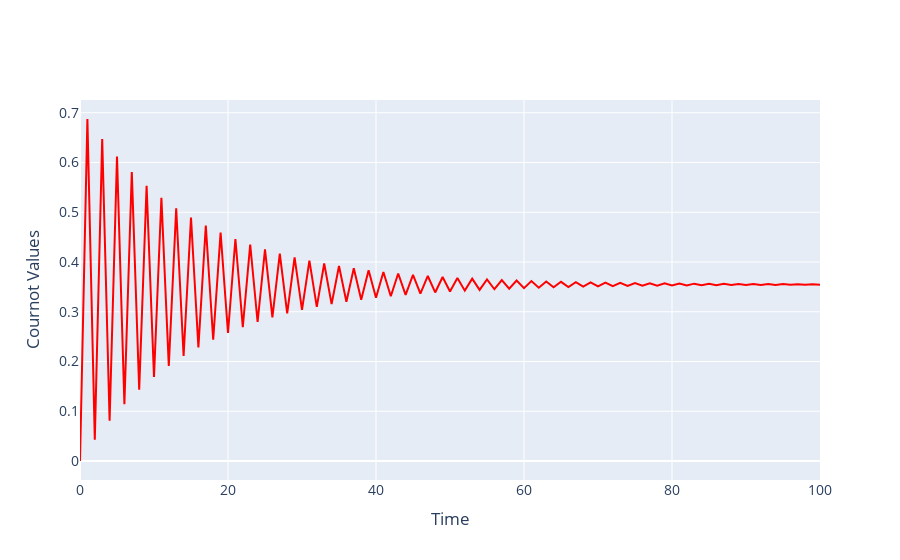

This figure's notebook cell:
### Code cell
c=0.6
pastItCournotValues1 = [0]
pastItCournotValues2 = [0]
pastItCournotValues3 = [0]
pastItCournotValues4 = [0]
for i in range(0, 100):
    pastItCournotValues1.append(max((d-pastItCournotValues2[i] - pastItCournotValues3[i] - pastItCournotValues4[i]) / (2 *(1+c)), 0))
    pastItCournotValues2.append(max((d-pastItCournotValues1[i] - pastItCournotValues3[i] - pastItCournotValues4[i]) / (2 *(1+c)), 0))
    pastItCournotValues3.append(max((d-pastItCournotValues2[i] - pastItCournotValues1[i] - pastItCournotValues4[i]) / (2 *(1+c)), 0))
    pastItCournotValues4.append(max((d-pastItCournotValues2[i] - pastItCournotValues3[i] - pastItCournotValues1[i]) / (2 *(1+c)), 0))


# Create the plot
fig = go.Figure()

# Add trace for Cournot Q1
fig.add_trace(go.Scatter(
    x=np.arange(len(pastItCournotValues1)),
    y=pastItCournotValues1,
    mode='lines',
    line=dict(color='red', width=2),
    marker=dict(symbol='circle', size=8, color='blue'),
    name='Cournot Q1'
))

# Update layout
fig.update_layout(
    xaxis_title='Time',
    yaxis_title='Cournot Values',
    font=dict(size=14),
    legend=dict(font=dict(size=12))
)

# Show plot
fig.show()

### Figure 1 — Plotly figure (JSON) as saved in the notebook; plotly's stock layout.template omitted (floating-point values rounded to 4 significant figures)
{"data": [{"line": {"color": "red", "width": 2}, "marker": {"color": "blue", "size": 8, "symbol": "circle"}, "mode": "lines", "name": "Cournot Q1", "type": "scatter", "x": [0, 1, 2, 3, 4, 5, 6, 7, 8, 9, 10, 11, 12, 13, 14, 15, 16, 17, 18, 19, 20, 21, 22, 23, 24, 25, 26, 27, 28, 29, 30, 31, 32, 33, 34, 35, 36, 37, 38, 39, 40, 41, 42, 43, 44, 45, 46, 47, 48, 49, 50, 51, 52, 53, 54, 55, 56, 57, 58, 59, 60, 61, 62, 63, 64, 65, 66, 67, 68, 69, 70, 71, 72, 73, 74, 75, 76, 77, 78, 79, 80, 81, 82, 83, 84, 85, 86, 87, 88, 89, 90, 91, 92, 93, 94, 95, 96, 97, 98, 99, 100], "y": [0, 0.6875, 0.04297, 0.6472, 0.08073, 0.6118, 0.1139, 0.5807, 0.1431, 0.5533, 0.1687, 0.5293, 0.1913, 0.5082, 0.2111, 0.4896, 0.2285, 0.4733, 0.2438, 0.4589, 0.2572, 0.4463, 0.2691, 0.4353, 0.2794, 0.4255, 0.2886, 0.417, 0.2966, 0.4094, 0.3037, 0.4028, 0.3098, 0.397, 0.3153, 0.3919, 0.3201, 0.3874, 0.3243, 0.3835, 0.328, 0.38, 0.3312, 0.377, 0.3341, 0.3743, 0.3366, 0.3719, 0.3388, 0.3699, 0.3408, 0.368, 0.3425, 0.3664, 0.344, 0.365, 0.3453, 0.3638, 0.3464, 0.3627, 0.3475, 0.3618, 0.3483, 0.3609, 0.3491, 0.3602, 0.3498, 0.3595, 0.3504, 0.359, 0.351, 0.3585, 0.3514, 0.358, 0.3518, 0.3576, 0.3522, 0.3573, 0.3525, 0.357, 0.3528, 0.3567, 0.3531, 0.3565, 0.3533, 0.3563, 0.3535, 0.3561, 0.3536, 0.356, 0.3538, 0.3558, 0.3539, 0.3557, 0.354, 0.3556, 0.3541, 0.3555, 0.3542, 0.3554, 0.3543]}], "layout": {"font": {"size": 14}, "legend": {"font": {"size": 12}}, "xaxis": {"title": {"text": "Time"}}, "yaxis": {"title": {"text": "Cournot Values"}}}}
